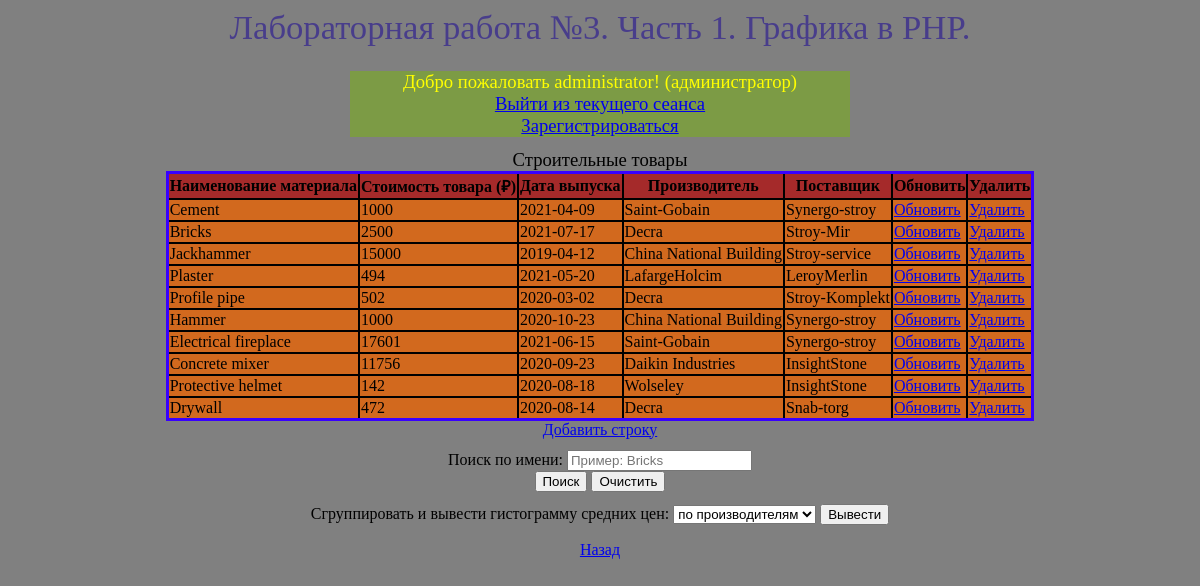
Page /Lab3/Graphics/index.php (signed in) on the committed database.
### tables this page shows
CREATE TABLE `products` (
  `id` int NOT NULL,
  `name` varchar(128) NOT NULL,
  `price` double NOT NULL,
  `release_date` date NOT NULL,
  `manufacturer_id` int NOT NULL,
  `vendor_id` int NOT NULL,
  PRIMARY KEY (`id`),
  UNIQUE KEY `products_name_key` (`name`),
  KEY `products_manufacturer_id_fkey` (`manufacturer_id`),
  KEY `products_vendor_id_fkey` (`vendor_id`)
);

CREATE TABLE `manufacturers` (
  `id` int NOT NULL,
  `name` varchar(128) NOT NULL,
  `country` varchar(128) NOT NULL,
  PRIMARY KEY (`id`),
  UNIQUE KEY `manufacturers_name_key` (`name`)
);

CREATE TABLE `vendors` (
  `id` int NOT NULL,
  `name` varchar(128) NOT NULL,
  `country` varchar(128) NOT NULL,
  PRIMARY KEY (`id`),
  UNIQUE KEY `vendors_name_key` (`name`)
);

### Lab2/Materials/Database.php (called while the page is built, shortened)
<?php
class Database {
    private $connection;
    public function __construct($host, $user, $password, $db_name) {
        $this->connection = mysqli_connect($host, $user, $password, $db_name);
    }
    public function execute_query($query) {
        if ($this->connection)
            return mysqli_query($this->connection, $query);
        else
            throw new RuntimeException("Ошибка на сервере: не удалось соединиться с базой данных");
    }
}

### Lab2/Materials/Products.php (the view, shortened to what this page needs)
<?php
class Products {
    private $db_ref;
    public function __construct(Database $db) {
        $this->db_ref = $db;
    }
    public function get_html_view($update = false, $delete = false, $count = null, $name = null)
    {
        if ($count == null)
            $LIMIT = "";
        else
            $LIMIT = "LIMIT $count";
        if ($name == null)
            $WHERE = "";
        else
            $WHERE = "WHERE p.name = '$name'";
        $query = "
            SELECT
                p.id AS id,
                p.name AS name,
                p.price AS price,
                p.release_date AS release_date,
                m.name AS manufacturer_name,
                v.name AS vendor_name
            FROM products AS p
                INNER JOIN manufacturers AS m ON p.manufacturer_id = m.id
                INNER JOIN vendors AS v ON p.vendor_id = v.id
            $WHERE
            $LIMIT;
        ";
        $query_result = $this->db_ref->execute_query($query);
        for ($view = ""; $row = $query_result->fetch_assoc(); $view .= "</tr>") {
            $view .=
                "<tr>" .
                "<td>" . $row['name'] . "</td>" .
                "<td>" . $row['price'] . "</td>" .
                "<td>" . $row['release_date'] . "</td>" .
                "<td>" . $row['manufacturer_name'] . "</td>" .
                "<td>" . $row['vendor_name'] . "</td>";
            if ($update)
                $view .= "<td><a href='update.php?id=" . $row['id'] . "'>Обновить</a></td>";
            if ($delete)
                $view .= "<td><a href='delete.php?id=" . $row['id'] . "'>Удалить</a></td>";
        }
        return $view;
    }
}

### Lab3/Graphics/index.css (style rules this page uses)
body { background-color:#808080; }
table.content td { border: 2px solid black; background-color: chocolate; }

### rows in the picture
products: name "Cement", price "1000", release_date "2021-04-09", manufacturer.name "Saint-Gobain", vendor.name "Synergo-stroy"
products: name "Bricks", price "2500", release_date "2021-07-17", manufacturer.name "Decra", vendor.name "Stroy-Mir"
products: name "Jackhammer", price "15000", release_date "2019-04-12", manufacturer.name "China National Building", vendor.name "Stroy-service"
products: name "Plaster", price "494", release_date "2021-05-20", manufacturer.name "LafargeHolcim", vendor.name "LeroyMerlin"
products: name "Profile pipe", price "502", release_date "2020-03-02", manufacturer.name "Decra", vendor.name "Stroy-Komplekt"
products: name "Hammer", price "1000", release_date "2020-10-23", manufacturer.name "China National Building", vendor.name "Synergo-stroy"
products: name "Electrical fireplace", price "17601", release_date "2021-06-15", manufacturer.name "Saint-Gobain", vendor.name "Synergo-stroy"
products: name "Concrete mixer", price "11756", release_date "2020-09-23", manufacturer.name "Daikin Industries", vendor.name "InsightStone"
products: name "Protective helmet", price "142", release_date "2020-08-18", manufacturer.name "Wolseley", vendor.name "InsightStone"
products: name "Drywall", price "472", release_date "2020-08-14", manufacturer.name "Decra", vendor.name "Snab-torg"

### other values in the picture
$username "administrator"
$caption "Строительные товары"
